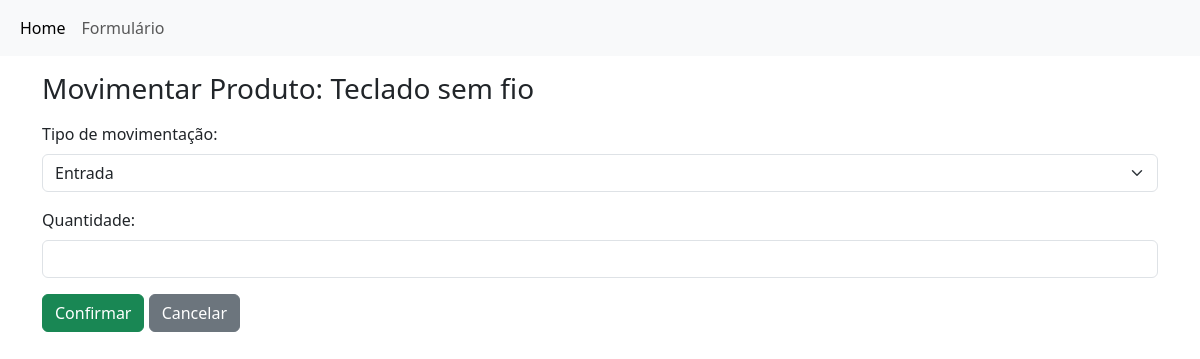
/movimentar/2, run on an earlier commit of the app's database.
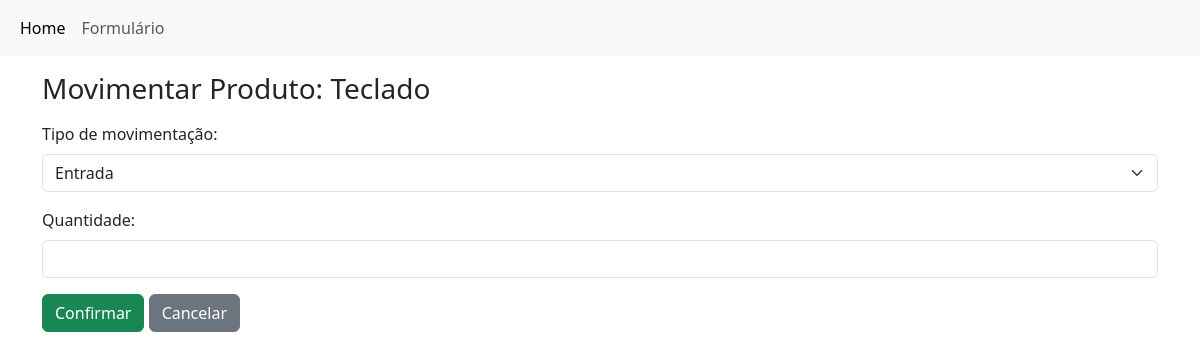
And on a later commit of the database.
### tables this page shows
CREATE TABLE produtos (
                    ID INTEGER PRIMARY KEY AUTOINCREMENT,
                    NOME TEXT,
                    QUANTIDADE_ESTOQUE INTEGER,
                    FABRICANTE TEXT,
                    DESCRICAO TEXT,
                    PRECO REAL);

### routes/produto.py (the view, shortened to what this page needs)
@bp_produto.route("/movimentar/<int:id>", methods=["GET", "POST"])
def movimentar_produto(id):
    with sql.connect("form_db.db") as con:
        con.row_factory = sql.Row
        cur = con.cursor()
        cur.execute("SELECT * FROM produtos WHERE ID = ?", (id,))
        produto = cur.fetchone()
    return render_template("movimentacao_produto.html", produto=produto)

### templates/movimentacao_produto.html (shortened to what this page needs)
{% extends 'layout.html' %}
{% block body %}
<h3 class="mb-3">Movimentar Produto: {{ produto.NOME }}</h3>
<form method="POST">
  <div class="mb-3">
    <label for="tipo_movimentacao" class="form-label">Tipo de movimentação:</label>
    <select name="tipo_movimentacao" class="form-select" required>
      <option value="entrada">Entrada</option>
    </select>
  </div>
  <div class="mb-3">
    <label for="quantidade" class="form-label">Quantidade:</label>
    <input type="number" name="quantidade" class="form-control" required min="1">
  </div>
  <button type="submit" class="btn btn-success">Confirmar</button>
  <a href="{{ url_for('produto.index') }}" class="btn btn-secondary">Cancelar</a>
</form>
{% endblock %}

### templates/layout.html (shortened to what this page needs)
<!DOCTYPE html>
<html lang="en">
<head>
    <link href="https://cdn.jsdelivr.net/npm/bootstrap@5.3.3/dist/css/bootstrap.min.css" rel="stylesheet">
</head>
<body>
    <header>
      {% if request.endpoint != 'auth.login' %}
        <nav class="navbar navbar-expand-lg bg-body-tertiary">
            <div class="container-fluid">
              <div class="collapse navbar-collapse" id="navbarNavAltMarkup">
                <div class="navbar-nav">
                  <a class="nav-link active" aria-current="page" href="{{url_for('produto.index')}}">Home</a>
                  <a class="nav-link" href="{{url_for('produto.add_produto')}}">Formulário</a>
                </div>
              </div>
            </div>
          </nav>
        {% endif %}
    </header>
    <div class="container pt-3">
        {% block body %}
        {% endblock %}
    </div>
</body>
</html>

What changed in the data, as far as the page shows it:
changed produtos: NOME "Teclado sem fio" → "Teclado"
